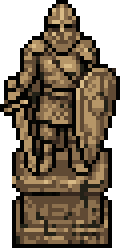
#> input picture assets/watra/decor/temple/statue_1.png, 30 x 62 px, found by its file name (shown 4 times larger)
$ python frost_decor.py
#> lines starting #> are read from the running program, lines starting #| are printed output that depends on the picture
"""Ozdoby lochu mrozu - Lodowe jaskinie (ustalone z autorem 25.11.2026) -> assets/watra/decor/frost/.

Rysowane generatorem (za darmo zamiast PixelLab) i z grafik Watry przebarwionych na lód:
- `crystal_0..2` - kępy kryształów lodu (ściany z jasną krawędzią od światła z góry-lewej, białe połyski, ciemny
  granatowy kontur), w grze z błękitną poświatą;
- `stalagmite_0..1` - lodowe stalagmity (wysokie stożki z soplami u podstawy);
- `frozen_warrior` - posąg wojownika z katakumb Watry uwięziony w półprzezroczystej bryle lodu;
- `boulder`, `cairn` - głazy z Watry przebarwione na zimny błękit, z czapą śniegu;
- `rubble`, `bones` - gruz i kości z Watry przebarwione, leżą na ziemi;
- `brazier`, `brazier_cold` - koksowniki z katakumb Watry bez zmian (płonący i zgaszony) dla mechaniki wymarzania
  (`ProtoFrost`);
- `assets/effects/frost_breath.png` - mroźne tchnienie Dziada Mroza: zionięcie Żmija (`assets/watra/effects/zmij_breath.png`)
  przebarwione na lodowy błękit i rozjaśnione.

Użycie: python tools/frost_decor.py [ścieżka do assets Watry, domyślnie ../Watra/assets]
"""
import colorsys
import random
import sys
from pathlib import Path

from PIL import Image, ImageDraw

ROOT = Path(__file__).resolve().parent.parent
OUT = ROOT / "assets" / "watra" / "decor" / "frost"
WATRA = Path(sys.argv[1]) if len(sys.argv) > 1 else ROOT.parent / "Watra" / "assets"
OUTLINE = (20, 30, 52, 255)
ICE = [(70, 120, 170), (104, 162, 206), (146, 202, 232), (200, 236, 250)]  # cień -> światło
WHITE = (245, 252, 255, 255)
SNOW = [(190, 206, 222), (226, 236, 246)]


def outline(img: Image.Image) -> Image.Image:
	"""Ciemny kontur 1 px wokół nieprzezroczystych pikseli."""
	px = img.load()
	w, h = img.size
	out = img.copy()
	o = out.load()
	for y in range(h):
		for x in range(w):
			if px[x, y][3] == 0 and any(0 <= x + dx < w and 0 <= y + dy < h and px[x + dx, y + dy][3] > 40
					for dx, dy in ((1, 0), (-1, 0), (0, 1), (0, -1))):
				o[x, y] = OUTLINE
	return out


def shard(d: ImageDraw.ImageDraw, base_x: float, base_y: float, height: float, width: float, lean: float,
		alpha=255) -> None:
	"""Jeden kryształ: wydłużony sześciokąt z lewą (jasną) i prawą (ciemną) ścianą i białym grzbietem."""
	tip = (base_x + lean, base_y - height)
	left = (base_x - width / 2, base_y - height * 0.25)
	right = (base_x + width / 2, base_y - height * 0.25)
	bl = (base_x - width * 0.35, base_y)
	br = (base_x + width * 0.35, base_y)
	mid_top = (base_x + lean * 0.85, base_y - height * 0.85)
	mid_bot = (base_x, base_y)
	d.polygon([tip, left, bl, mid_bot, mid_top], fill=ICE[2] + (alpha,))
	d.polygon([tip, mid_top, mid_bot, br, right], fill=ICE[1] + (alpha,))
	d.line([tip, mid_top, mid_bot], fill=ICE[3] + (alpha,), width=1)
	d.point((round(tip[0] - 1), round(tip[1] + 2)), fill=WHITE)


def crystal(seed: int, count: int) -> Image.Image:
	rnd = random.Random(seed)
	img = Image.new("RGBA", (34, 40), (0, 0, 0, 0))
	d = ImageDraw.Draw(img)
	shards = []
	for i in range(count):
		x = 17 + rnd.uniform(-9, 9)
		h = rnd.uniform(14, 34) if i else 34
		shards.append((x, h, rnd.uniform(5, 9), rnd.uniform(-6, 6)))
	shards.sort(key=lambda s: -s[1])  # najwyższe z tyłu
	for x, h, w, lean in shards:
		shard(d, x, 38, h, w, lean)
	return outline(img)


def stalagmite(seed: int) -> Image.Image:
	rnd = random.Random(seed)
	img = Image.new("RGBA", (26, 46), (0, 0, 0, 0))
	d = ImageDraw.Draw(img)
	shard(d, 13, 44, 42, 15, rnd.uniform(-2, 2))
	for x, h in ((6, 10), (20, 12), (9, 7)):
		shard(d, x, 45, h, 6, rnd.uniform(-2, 2))
	return outline(img)


def recolor(img: Image.Image, snow_cap: bool) -> Image.Image:
	"""Zimny błękit z zachowaniem jasności; `snow_cap` - górne piksele każdej kolumny bieleją (czapa śniegu)."""
	img = img.convert("RGBA")
	px = img.load()
	for y in range(img.height):
		for x in range(img.width):
			r, g, b, a = px[x, y]
			if a == 0:
				continue
			_h, s, v = colorsys.rgb_to_hsv(r / 255, g / 255, b / 255)
			nr, ng, nb = colorsys.hsv_to_rgb(0.6, min(0.4, s * 0.5 + 0.1), min(1.0, v * 1.1 + 0.12))
			px[x, y] = (round(nr * 255), round(ng * 255), round(nb * 255), a)
	if snow_cap:
		for x in range(img.width):
			ys = [y for y in range(img.height) if px[x, y][3] > 0]
			if len(ys) > 4:
				for k, y in enumerate(ys[1:3]):  # pod konturem
					px[x, y] = SNOW[1 - k] + (255,)
	return img


def frozen_warrior(statue: Image.Image) -> Image.Image:
	"""Posąg przebarwiony na szary błękit w półprzezroczystej bryle lodu z jasnymi krawędziami."""
	inner = recolor(statue, False)
	w, h = inner.width + 12, inner.height + 6
	img = Image.new("RGBA", (w, h), (0, 0, 0, 0))
	img.alpha_composite(inner, (6, 4))
	block = Image.new("RGBA", (w, h), (0, 0, 0, 0))
	d = ImageDraw.Draw(block)
	poly = [(1, h - 1), (0, h * 0.35), (5, 2), (w - 8, 0), (w - 1, h * 0.3), (w - 2, h - 1)]
	d.polygon(poly, fill=ICE[2] + (110,))
	d.line(poly + [poly[0]], fill=ICE[3] + (230,), width=1)
	d.line([(5, 6), (4, h * 0.5)], fill=WHITE, width=1)
	d.line([(w - 6, 4), (w - 4, 14)], fill=(255, 255, 255, 200), width=1)
	img.alpha_composite(block)
	return outline(img)


def main() -> None:
	OUT.mkdir(parents=True, exist_ok=True)
	for i, (seed, n) in enumerate(((3, 4), (8, 5), (14, 3))):
		crystal(seed, n).save(OUT / f"crystal_{i}.png")
#> this loop made 3 passes
#> pass 1, in main, `crystal(seed, n).save(OUT / f"crystal_{i}.png")`:
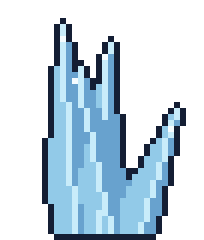
#> saved as crystal_0.png: PIL image 34x40 RGBA (shown 6 times larger); mean R, G, B, A 46.5, 63.3, 75.1, 103.1; transparent parts drawn white
	for i in range(2):
		stalagmite(20 + i).save(OUT / f"stalagmite_{i}.png")
#> this loop made 2 passes
#> pass 1, in outline (call 4), `out = img.copy()`:
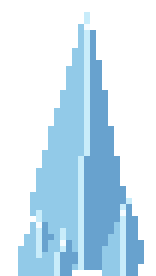
#> out: PIL image 26x46 RGBA (shown 6 times larger); mean R, G, B, A 57.2, 79.5, 93.2, 106; transparent parts drawn white
#> pass 1, in main, `stalagmite(20 + i).save(OUT / f"stalagmite_{i}.png")`:
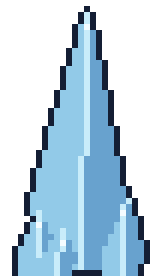
#> saved as stalagmite_0.png: PIL image 26x46 RGBA (shown 6 times larger); mean R, G, B, A 58.8, 81.8, 97.3, 126; transparent parts drawn white
	frozen_warrior(Image.open(WATRA / "dungeons/catacombs/statue_1.png")).save(OUT / "frozen_warrior.png")
#> in recolor, img is the input picture: PIL image 30x62 RGBA; mean R, G, B, A 68, 54.8, 38.3, 186.3
#> in frozen_warrior, `inner = recolor(statue, False)`:
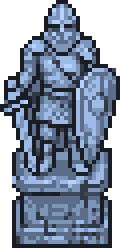
#> inner: PIL image 30x62 RGBA (shown 4 times larger); mean R, G, B, A 66.2, 78.4, 97.1, 186.3; transparent parts drawn white
#> in frozen_warrior, `img = Image.new("RGBA", (w, h), (0, 0, 0, 0))`: img: PIL image 42x68 RGBA; every value is 0
#> in frozen_warrior, `img.alpha_composite(inner, (6, 4))`:
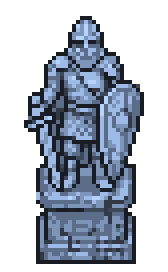
#> img: PIL image 42x68 RGBA (shown 4 times larger); mean R, G, B, A 43.1, 51.1, 63.2, 121.3; transparent parts drawn white
#> in frozen_warrior, `img.alpha_composite(block)`:
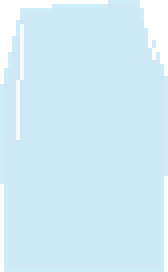
#> block: PIL image 42x68 RGBA (shown 4 times larger); mean R, G, B, A 140.3, 190, 216.3, 111.8; transparent parts drawn white
#> in frozen_warrior, `return outline(img)`:
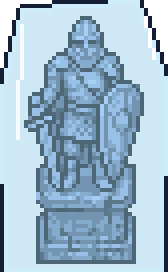
#> returned value: PIL image 42x68 RGBA (shown 4 times larger); mean R, G, B, A 126.1, 165.5, 191.3, 190.3; transparent parts drawn white
#> (the run stopped early here; a loop or call above may not have finished)
